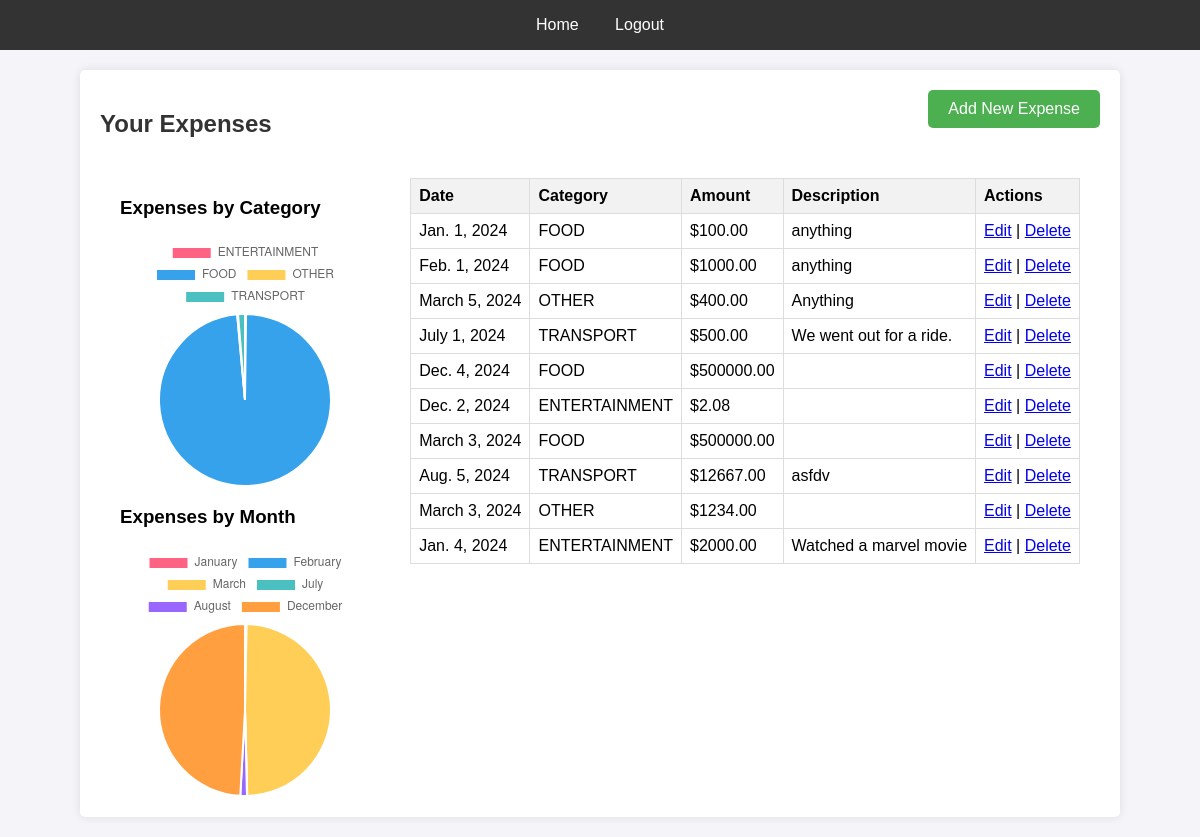
The app's page / (signed in) with its own data.
### expenses/models.py (models this page shows, shortened)
class Expense(models.Model):
    CATEGORY_CHOICES = [
        ('FOOD', 'Food'),
        ('TRANSPORT', 'Transport'),
        ('ENTERTAINMENT', 'Entertainment'),
        ('OTHER', 'Other')
    ]
    user = models.ForeignKey(User, on_delete=models.CASCADE)
    name = models.CharField(max_length=255)
    category = models.CharField(max_length=50, choices=CATEGORY_CHOICES)
    amount = models.DecimalField(max_digits=10, decimal_places=2)
    date = models.DateField()
    description = models.TextField(blank=True)

### expenses/views.py (the view)
# urls.py: path('', views.expense_list, name='expense_list'),
def expense_list(request):
    expenses=None
    chart_data = {}
    if  request.user.is_authenticated:
        expenses = Expense.objects.filter(user=request.user)
        category_data = expenses.values('category').annotate(total=Sum('amount'))
        chart_data['categories'] = [item['category'] for item in category_data]
        chart_data['category_totals'] = [float(item['total']) for item in category_data]  # Convert Decimal to float
        current_year = now().year
        monthly_data = expenses.filter(date__year=current_year).values_list('date__month').annotate(total=Sum('amount'))
        chart_data['months'] = [calendar.month_name[month[0]] for month in monthly_data]
        chart_data['monthly_totals'] = [float(month[1]) for month in monthly_data]  # Convert Decimal to float
    context = {
        'expenses': expenses,
        'loggedin': request.user.is_authenticated,
        'chart_data': json.dumps(chart_data)
    }
    return render(request, 'expenses/expense_list.html', context)

### expenses/templates/expenses/expense_list.html (shortened to what this page needs)
{% extends 'expenses/base.html' %}
{% load static %}
{% block content %}
{% if loggedin %}
    {% if expenses %}
    <div class="head_container">
        <h2>Your Expenses</h2>
        <a href="{% url 'expense_create' %}" class="button">Add New Expense</a>
    </div>
        <div class="outer_layout">
            <div class="chart-container">
                <div class="chart">
                    <h3>Expenses by Category</h3>
                    <canvas id="categoryChart"></canvas>
                </div>
                <div class="chart">
                    <h3>Expenses by Month</h3>
                    <canvas id="monthlyChart"></canvas>
                </div>
            </div>
            <div class="table_div">
                <table>
                    <thead>
                        <tr>
                            <th>Date</th>
                            <th>Category</th>
                            <th>Amount</th>
                            <th>Description</th>
                            <th>Actions</th>
                        </tr>
                    </thead>
                    <tbody>
                        {% for expense in expenses %}
                        <tr>
                            <td>{{ expense.date }}</td>
                            <td>{{ expense.category }}</td>
                            <td>${{ expense.amount }}</td>
                            <td>{{ expense.description }}</td>
                            <td>
                                <a href="{% url 'expense_update' expense.id %}">Edit</a> |
                                <a href="{% url 'expense_delete' expense.id %}" onclick="return confirm('Are you sure you want to delete this expense?');">Delete</a>
                            </td>
                        </tr>
                        {% endfor %}
                    </tbody>
                </table>
            </div>
        </div>
        <script>
            const chartData = JSON.parse('{{ chart_data|escapejs }}');
            const categoryCtx = document.getElementById('categoryChart').getContext('2d');
            const categoryChart = new Chart(categoryCtx, {
                type: 'pie',
                data: {
                    labels: chartData.categories,
                    datasets: [{
                        label: 'Expenses by Category',
                        data: chartData.category_totals,
                        backgroundColor: ['#FF6384', '#36A2EB', '#FFCE56', '#4BC0C0', '#9966FF', '#FF9F40']
                    }]
                },
            });
            const monthlyCtx = document.getElementById('monthlyChart').getContext('2d');
            const monthlyChart = new Chart(monthlyCtx, {
                type: 'pie',
                data: {
                    labels: chartData.months,
                    datasets: [{
                        label: 'Expenses by Month',
                        data: chartData.monthly_totals,
                        backgroundColor: ['#FF6384', '#36A2EB', '#FFCE56', '#4BC0C0', '#9966FF', '#FF9F40']
                    }]
                },
            });
        </script>
    {% else %}
        <p>No expenses found. Add your first expense!</p>
        <a href="{% url 'expense_create' %}" class="button">Add New Expense</a>
    {% endif %}
{% endif %}
{% endblock %}

### expenses/templates/expenses/base.html (shortened to what this page needs)
<!DOCTYPE html>
{% load static %}
<link rel="stylesheet" href="{% static 'expenses/styles.css' %}">
<link rel="stylesheet" href="{% static 'expenses/expense_list_styles.css' %}">
<link rel="stylesheet" href="{% static 'expenses/expense_list.css' %}">
<html lang="en">
<head>
    <link rel="stylesheet" href="{% static 'styles.css' %}">
</head>
<body>
    <nav>
        <a href="{% url 'expense_list' %}">Home</a>
        {% if user.is_authenticated %}
            <a href="{% url 'logout' %}">Logout</a>
        {% else %}
            <a href="{% url 'login' %}">Login</a>
            <a href="{% url 'signup' %}">Sign up</a>
        {% endif %}
    </nav>
    <div class="container">
        {% block content %}{% endblock %}
    </div>
</body>
</html>

### static/expenses/styles.css (style rules this page uses)
body { font-family: Arial, sans-serif; margin: 0; padding: 0; background-color: #f4f4f9; }
nav { background: #333; color: #fff; padding: 1em; text-align: center; }
nav a { color: #fff; margin: 0 1em; text-decoration: none; }
.container { max-width: 1000px; margin: 20px auto; padding: 20px; background: #fff; border-radius: 5px; box-shadow: 0 0 10px rgba(0, 0, 0, 0.1); }
h2 { color: #333; }

### static/expenses/expense_list_styles.css (style rules this page uses)
.head_container { display: flex; flex-direction: row; justify-content: space-between; }

### static/expenses/expense_list.css (style rules this page uses)
.chart-container { display: flex; flex-direction:column; align-items: center; margin-top: 20px; }
.chart { width: 250px; }
table { width: 100%; margin-top: 20px; border-collapse: collapse; }
table, th, td { border: 1px solid #ddd; padding: 8px; }
th { background-color: #f2f2f2; text-align: left; }
.button { background-color: #4CAF50; color: white; padding: 10px 20px; text-decoration: none; border-radius: 5px; max-height: fit-content; }
.outer_layout { display: flex; flex-direction: row; justify-content: space-around; }

### records on screen
Expense: date "Jan. 1, 2024", category "FOOD", amount "100.00", description "anything"
Expense: date "Feb. 1, 2024", category "FOOD", amount "1000.00", description "anything"
Expense: date "March 5, 2024", category "OTHER", amount "400.00", description "Anything"
Expense: date "July 1, 2024", category "TRANSPORT", amount "500.00", description "We went out for a ride."
Expense: date "Dec. 4, 2024", category "FOOD", amount "500000.00"
Expense: date "Dec. 2, 2024", category "ENTERTAINMENT", amount "2.08"
Expense: date "March 3, 2024", category "FOOD", amount "500000.00"
Expense: date "Aug. 5, 2024", category "TRANSPORT", amount "12667.00", description "asfdv"
Expense: date "March 3, 2024", category "OTHER", amount "1234.00"
Expense: date "Jan. 4, 2024", category "ENTERTAINMENT", amount "2000.00", description "Watched a marvel movie"
